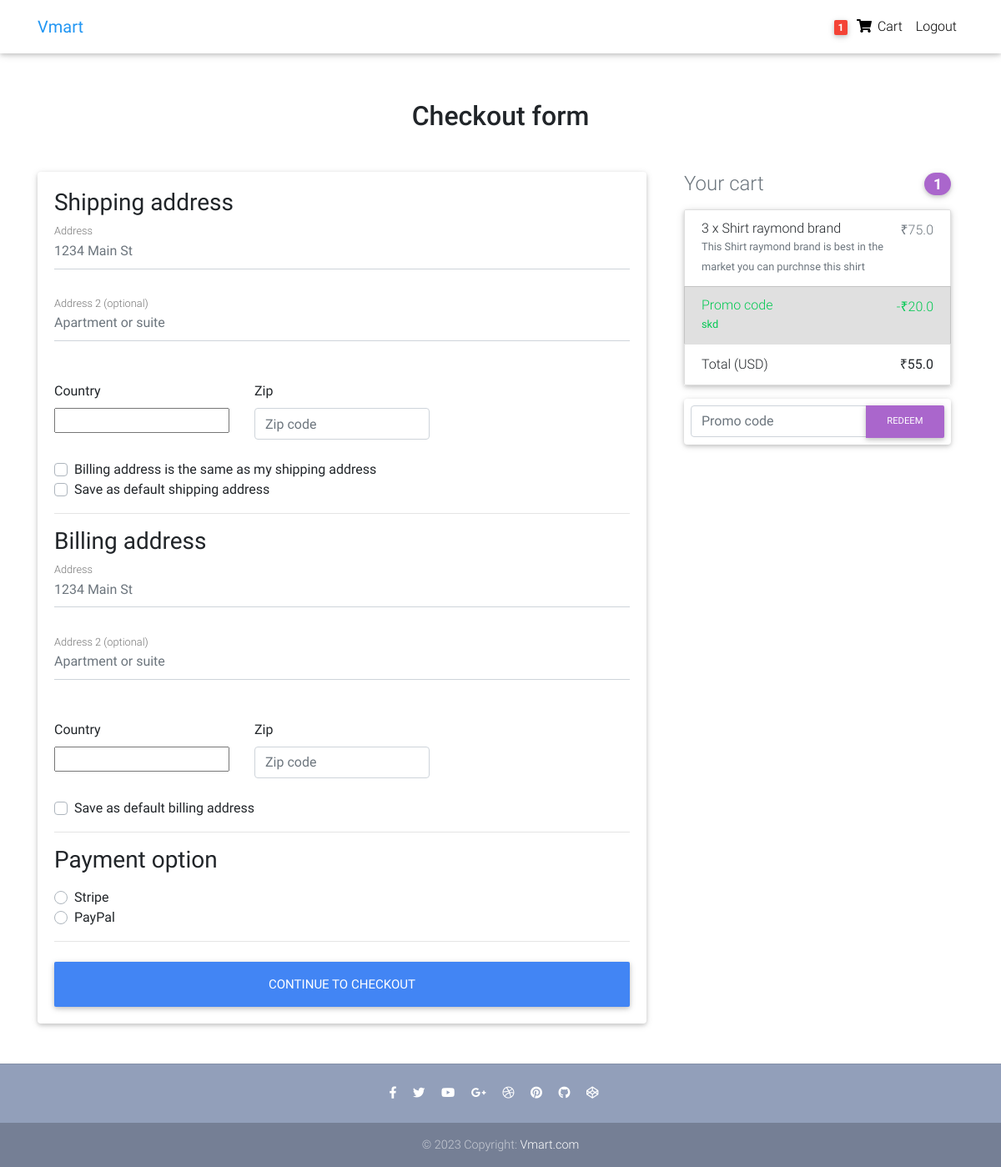
Screenshot of /checkout/ (signed in) with the database file from the repository.
### core/models.py (models this page shows, shortened)
class Order(models.Model):
    user = models.ForeignKey(settings.AUTH_USER_MODEL,
                             on_delete=models.CASCADE)
    ref_code = models.CharField(max_length=20, blank=True, null=True)
    items = models.ManyToManyField(OrderItem)
    start_date = models.DateTimeField(auto_now_add=True)
    ordered_date = models.DateTimeField()
    ordered = models.BooleanField(default=False)
    shipping_address = models.ForeignKey(
        'Address', related_name='shipping_address', on_delete=models.SET_NULL, blank=True, null=True)
    billing_address = models.ForeignKey(
        'Address', related_name='billing_address', on_delete=models.SET_NULL, blank=True, null=True)
    payment = models.ForeignKey(
        'Payment', on_delete=models.SET_NULL, blank=True, null=True)
    coupon = models.ForeignKey(
        'Coupon', on_delete=models.SET_NULL, blank=True, null=True)
    being_delivered = models.BooleanField(default=False)
    received = models.BooleanField(default=False)
    refund_requested = models.BooleanField(default=False)
    refund_granted = models.BooleanField(default=False)
    '''
    1. Item added to cart
    2. Adding a billing address
    (Failed checkout)
    3. Payment
    (Preprocessing, processing, packaging etc.)
    4. Being delivered
    5. Received
    6. Refunds
    '''
    def get_total(self):
        total = 0
        for order_item in self.items.all():
            total += order_item.get_final_price()
        if self.coupon:
            total -= self.coupon.amount
        return total

class OrderItem(models.Model):
    user=models.ForeignKey(settings.AUTH_USER_MODEL,on_delete=models.CASCADE)
    ordered=models.BooleanField(default=False)
    item=models.ForeignKey(Item,on_delete=models.CASCADE)
    quantity=models.IntegerField(default=1)
    def get_total_descount_item_price(self):
        return self.quantity*self.item.discount_price
    def get_final_price(self):
        if self.item.discount_price:
            return self.get_total_descount_item_price()
        return self.get_total_item_price()

class Item(models.Model):
    title=models.CharField(max_length=100)
    price=models.FloatField()
    discount_price = models.FloatField(blank=True,null=True)
    category=models.CharField(choices=CATEGORY_CHOICES,max_length=2)
    label=models.CharField(choices=LABEL_CHOICES,max_length=2)
    slug=models.SlugField()
    description = models.TextField()
    image=models.ImageField()

class Coupon(models.Model):
    code = models.CharField(max_length=15)
    amount = models.FloatField()

### core/views.py (the view, shortened to what this page needs)
# urls.py: path('checkout/',CheckoutView.as_view(),name='checkout'),
class CheckoutView(View):
    def get(self, *args, **kwargs):
        try:
            order = Order.objects.get(user=self.request.user, ordered=False)
            form = CheckoutForm()
            context = {
                'form': form,
                'couponform': CouponForm(),
                'order': order,
                'DISPLAY_COUPON_FORM': True
            }
            shipping_address_qs = Address.objects.filter(
                user=self.request.user,
                address_type='S',
                default=True
            )
            if shipping_address_qs.exists():
                context.update(
                    {'default_shipping_address': shipping_address_qs[0]})
            billing_address_qs = Address.objects.filter(
                user=self.request.user,
                address_type='B',
                default=True
            )
            if billing_address_qs.exists():
                context.update(
                    {'default_billing_address': billing_address_qs[0]})
            return render(self.request, "checkout.html", context)
        except ObjectDoesNotExist:
            messages.info(self.request, "You do not have an active order")
            return redirect("core:checkout")

### core/forms.py
class CheckoutForm(forms.Form):
    shipping_address = forms.CharField(required=False)
    shipping_address2 = forms.CharField(required=False)
    shipping_country = CountryField(blank_label='(select country)').formfield(
        required=False,
        widget=CountrySelectWidget(attrs={
            'class': 'custom-select d-block w-100',
        }))
    shipping_zip = forms.CharField(required=False)
    billing_address = forms.CharField(required=False)
    billing_address2 = forms.CharField(required=False)
    billing_country = CountryField(blank_label='(select country)').formfield(
        required=False,
        widget=CountrySelectWidget(attrs={
            'class': 'custom-select d-block w-100',
        }))
    billing_zip = forms.CharField(required=False)
    same_billing_address = forms.BooleanField(required=False)
    set_default_shipping = forms.BooleanField(required=False)
    use_default_shipping = forms.BooleanField(required=False)
    set_default_billing = forms.BooleanField(required=False)
    use_default_billing = forms.BooleanField(required=False)
    payment_option = forms.ChoiceField(
        widget=forms.RadioSelect, choices=PAYMENT_CHOICES)

class CouponForm(forms.Form):
    code = forms.CharField(widget=forms.TextInput(attrs={
        'class': 'form-control',
        'placeholder': 'Promo code',
        'aria-label': 'Recipient\'s username',
        'aria-describedby': 'basic-addon2'
    }))

### core/templatetags/cart_template_tags.py (called while the page is built)
@register.filter
def cart_item_count(user):
    if user.is_authenticated:
        qs=Order.objects.filter(user=user,ordered=False)
        if qs.exists():
            return qs[0].items.count()
    return 0

### templates/checkout.html (shortened to what this page needs)
{% extends "base.html" %}
{% block content %}
  <main >
    <div class="container wow fadeIn">
      <h2 class="my-5 h2 text-center">Checkout form</h2>
      <div class="row">
        <div class="col-md-8 mb-4">
          <div class="card">
            <form method="POST" class="card-body">
              <h3>Shipping address</h3>
              <div class='hideable_shipping_form'>
                <div class="md-form mb-5">
                  <input type='text' placeholder='1234 Main St' id='shipping_address' name='shipping_address' class='form-control' />
                  <label for="shipping_address" class="">Address</label>
                </div>
                <div class="md-form mb-5">
                  <input type='text' placeholder='Apartment or suite' id='shipping_address2' name='shipping_address2' class='form-control' />
                  <label for="shipping_address2" class="">Address 2 (optional)</label>
                </div>
                <div class="row">
                  <div class="col-lg-4 col-md-12 mb-4">
                    <label for="country">Country</label>
                    {{ form.shipping_country }}
                  </div>
                  <div class="col-lg-4 col-md-6 mb-4">
                    <label for="shipping_zip">Zip</label>
                    <input type='text' placeholder='Zip code' id='shipping_zip' name='shipping_zip' class='form-control' />
                  </div>
                </div>
                <div class="custom-control custom-checkbox">
                  <label class="custom-control-label" for="same_billing_address">Billing address is the same as my shipping address</label>
                </div>
                <div class="custom-control custom-checkbox">
                  <label class="custom-control-label" for="set_default_shipping">Save as default shipping address</label>
                </div>
              </div>
              <hr>
              <h3>Billing address</h3>
              <div class='hideable_billing_form'>
                <div class="md-form mb-5">
                  <input type='text' placeholder='1234 Main St' id='billing_address' name='billing_address' class='form-control' />
                  <label for="billing_address" class="">Address</label>
                </div>
                <div class="md-form mb-5">
                  <input type='text' placeholder='Apartment or suite' id='billing_address2' name='billing_address2' class='form-control' />
                  <label for="billing_address2" class="">Address 2 (optional)</label>
                </div>
                <div class="row">
                  <div class="col-lg-4 col-md-12 mb-4">
                    <label for="country">Country</label>
                    {{ form.billing_country }}
                  </div>
                  <div class="col-lg-4 col-md-6 mb-4">
                    <label for="billing_zip">Zip</label>
                    <input type='text' placeholder='Zip code' id='billing_zip' name='billing_zip' class='form-control' />
                  </div>
                </div>
                <div class="custom-control custom-checkbox">
                  <label class="custom-control-label" for="set_default_billing">Save as default billing address</label>
                </div>
              </div>
              <hr>
              <h3>Payment option</h3>
              <div class="d-block my-3">
                {% for value, name in form.fields.payment_option.choices %}
                <div class="custom-control custom-radio">
                  <label class="custom-control-label" for="{{ name }}">{{ name }}</label>
                </div>
                {% endfor %}
              </div>
              <hr class="mb-4">
              <button class="btn btn-primary btn-lg btn-block" type="submit">Continue to checkout</button>
            </form>
          </div>
        </div>
        <div class="col-md-4 mb-4">
          {% include "order_snippet.html" %}
        </div>
      </div>
    </div>
  </main>
{% endblock content %}

### templates/navbar.html (shortened to what this page needs)
{% load cart_template_tags %}
<nav class="navbar fixed-top navbar-expand-lg navbar-light white scrolling-navbar">
    <div class="container">
      <a class="navbar-brand waves-effect" href="/">
        <strong class="blue-text">Vmart</strong>
      </a>
      <div class="collapse navbar-collapse" id="navbarSupportedContent">
        <ul class="navbar-nav nav-flex-icons">
          {% if request.user.is_authenticated %}
          <li class="nav-item">
            <a href="{% url 'core:order-summary' %}" class="nav-link waves-effect">
              <span class="badge red z-depth-1 mr-1"> {{ request.user|cart_item_count }} </span>
              <i class="fas fa-shopping-cart"></i>
              <span class="clearfix d-none d-sm-inline-block"> Cart </span>
            </a>
          </li>
          <li class="nav-item">
            <a class="nav-link waves-effect" href="{% url 'account_logout' %}">
              <span class="clearfix d-none d-sm-inline-block"> Logout </span>
            </a>
          </li>
          {% endif %}
        </ul>
      </div>
    </div>
  </nav>

### templates/order_snippet.html (shortened to what this page needs)
<div class="col-md-12 mb-4">
    <h4 class="d-flex justify-content-between align-items-center mb-3">
    <span class="text-muted">Your cart</span>
    <span class="badge badge-secondary badge-pill">{{ order.items.count }}</span>
    </h4>
    <ul class="list-group mb-3 z-depth-1">
    {% for order_item in order.items.all %}
    <li class="list-group-item d-flex justify-content-between lh-condensed">
        <div>
        <h6 class="my-0">{{ order_item.quantity }} x {{ order_item.item.title}}</h6>
        <small class="text-muted">{{ order_item.item.description}}</small>
        </div>
        <span class="text-muted">₹{{ order_item.get_final_price }}</span>
    </li>
    {% endfor %}
    {% if order.coupon %}
    <li class="list-group-item d-flex justify-content-between bg-light">
        <div class="text-success">
        <h6 class="my-0">Promo code</h6>
        <small>{{ order.coupon.code }}</small>
        </div>
        <span class="text-success">-₹{{ order.coupon.amount }}</span>
    </li>
    {% endif %}
    <li class="list-group-item d-flex justify-content-between">
        <span>Total (USD)</span>
        <strong>₹{{ order.get_total }}</strong>
    </li>
    </ul>
    {% if DISPLAY_COUPON_FORM %}
    <form class="card p-2" action="{% url 'core:add-coupon' %}" method="POST">
        <div class="input-group">
            {{ couponform.code }}
            <div class="input-group-append">
            <button class="btn btn-secondary btn-md waves-effect m-0" type="submit">Redeem</button>
            </div>
        </div>
    </form>
    {% endif %}
</div>

### templates/base.html (style rules this page uses)
html, body, header, .carousel { height: 60vh; }

### rows the page displays
Order: items.count "1", coupon.code "skd", coupon.amount "20.0", get_total "55.0"
OrderItem: quantity "3", item "Shirt raymond brand", item.description "This Shirt raymond brand is best in the market you can purchnse this shirt", get_final_price "75.0"

### other values shown
{{ request.user|cart_item_count }} "1"
{{ name }} "Stripe" "PayPal"
